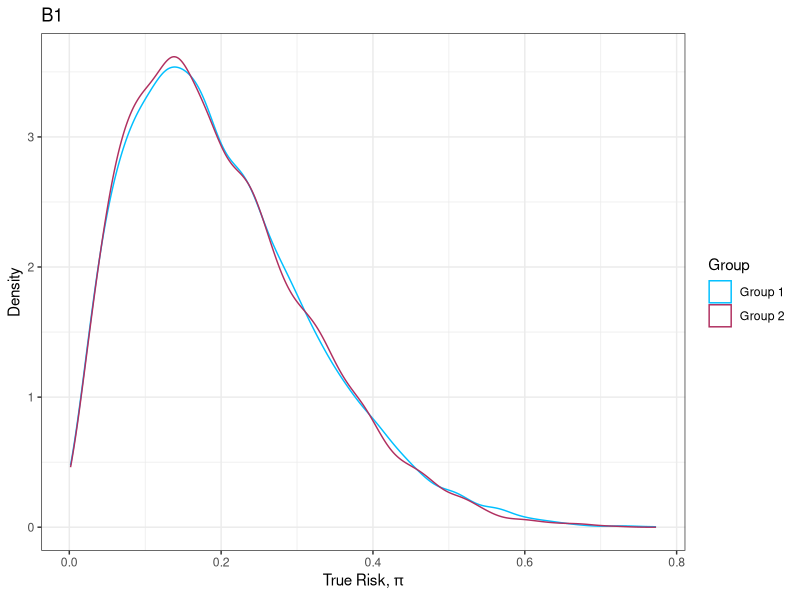
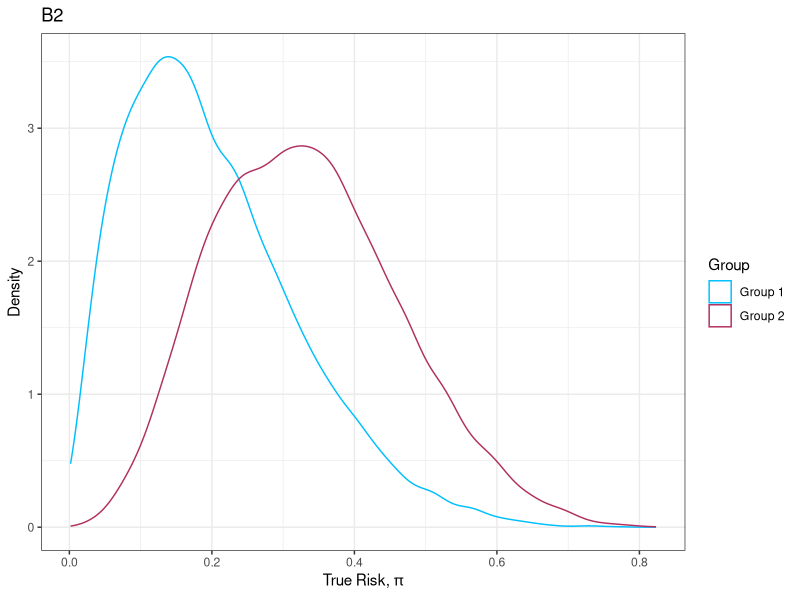
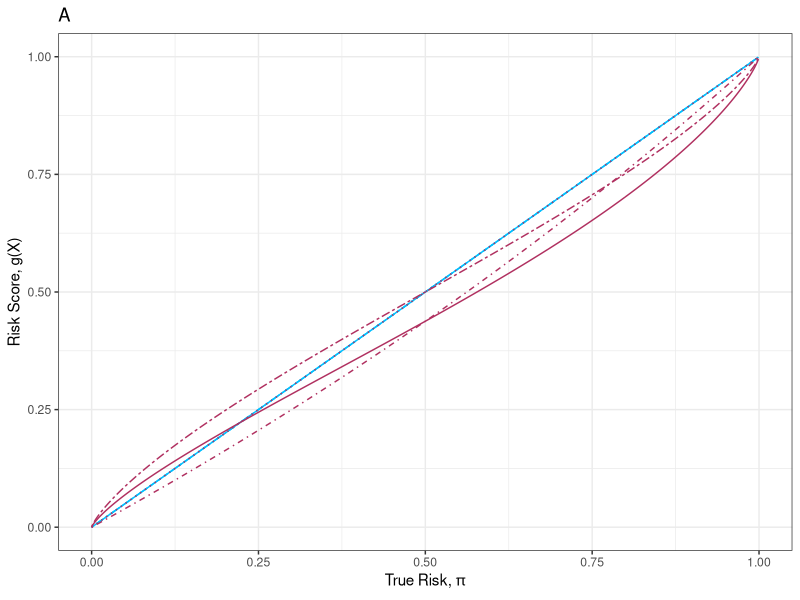
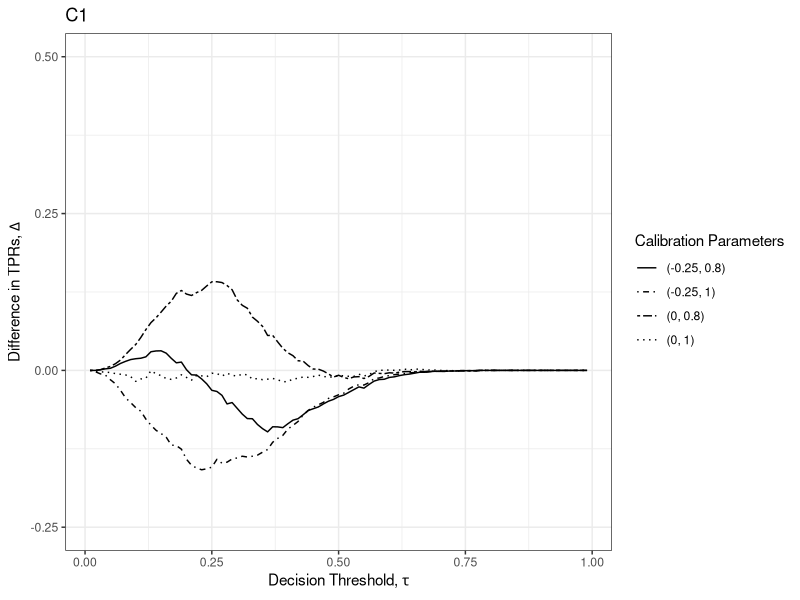
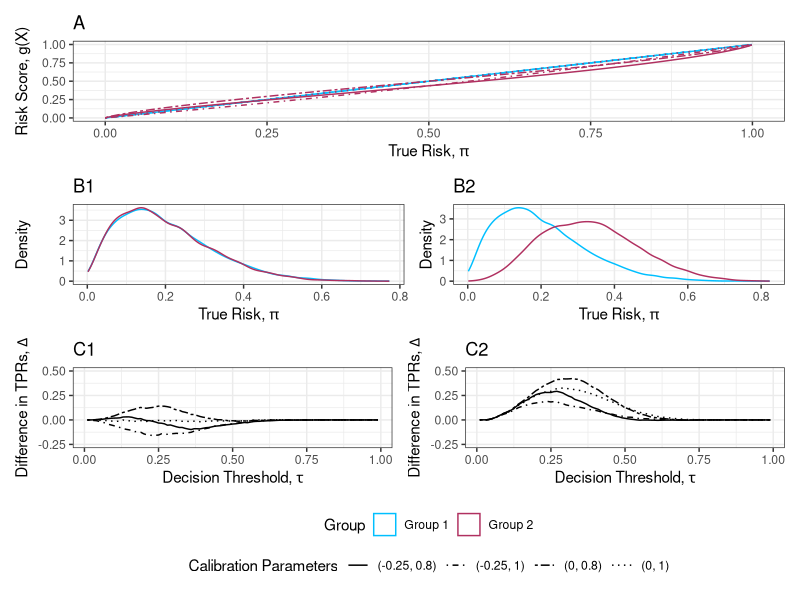
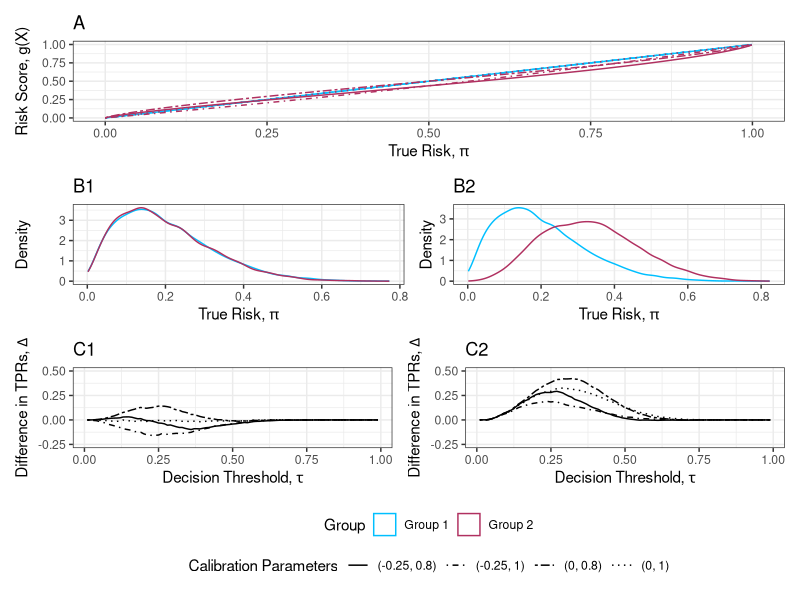

Write R code to recreate these figures, in order.
## ---- chunk 1
knitr::opts_chunk$set(echo = TRUE)
## ---- chunk 2
library(dplyr)
library(ggplot2)
library(patchwork)
## ---- chunk 3
set.seed(336)

N = 10000

pi1 <- rbeta(N,2,8)
pi2.eq <- rbeta(N,2,8)
pi2.uneq <- rbeta(N,4,8)

eps1 <- rnorm(N,0,0.1)
eps2a <- rnorm(N,0,0.1)
eps2b <- rnorm(N,0,0.2)

scene22.eqvar <- data.frame(s = rep(1:2,each = N)
                      ,pi = c(pi1,pi2.eq))

scene22.eqvar$y <- rbinom(2*N,1,scene22.eqvar$pi)


scene24.eqvar <- data.frame(s = rep(1:2,each = N)
                      ,pi = c(pi1,pi2.uneq))

scene24.eqvar$y <- rbinom(2*N,1,scene24.eqvar$pi)

scene24.eqvar <- scene24.eqvar %>%
                    mutate(color= if_else(s == 1,'Group 1','Group 2'))
dens24 <- scene24.eqvar %>%
            ggplot(aes(pi, group = s,color=color)) +
            geom_density() + 
            xlab(expression(paste("True Risk, ",pi))) + 
            ylab("Density") +
            scale_color_manual(name='Group',values = c('Group 1' = 'deepskyblue', 'Group 2' = 'maroon')) +
            scale_linetype_manual(name='EstimateType',values = c('Adjusted' = 'dashed', 'Naive' = 'dotted', 'Benchmark' = 'solid'))  + 
            theme_bw() +
            ggtitle("B2")
     
          
dens22 <- scene22.eqvar %>%
            mutate(color = if_else(s == 1,'Group 1','Group 2')) %>%
            ggplot(aes(pi, group = s,color=color)) +
            geom_density() +
            xlab(expression(paste("True Risk, ",pi))) + 
            ylab("Density") +
            scale_color_manual(name='Group',values = c('Group 1' = 'deepskyblue', 'Group 2' = 'maroon')) + 
            theme_bw() + 
            ggtitle("B1")

dens22; dens24
## ---- chunk 4
    
logit <- function(z){
  log(z/(1-z))
}
cloglog <- function(z){
  log(-log(1-z))
}
expit <- function(z){
  exp(z)/(1+exp(z))
}

caldf = NULL
for(theta.b in c( 0.8, 1)){
  for(theta.a in c(0,-0.25)){
    
    pi.range = seq(0,1,0.001)
    logit.gX_logit = theta.a + theta.b*logit(pi.range) 
      
    thisfit <- data.frame(pi = pi.range
                          , gX1_logit = expit(logit(pi.range))
                          , gX2_logit = expit(logit.gX_logit)
                          , theta.a =theta.a
                          , theta.b = theta.b) %>%
               mutate(theta2 = paste0("(",theta.a,",",theta.b,")") )
    
    caldf <- caldf %>%
                bind_rows(thisfit)
    }
  }
## ---- chunk 5
panelA <- caldf %>%
    mutate(h.theta =paste0("(",theta.a,", ",theta.b,")")
             ,fairness = if_else(theta2 == '(1,0)',"fair","unfair")
             ,Group= '2') %>%
        ggplot(aes(pi,gX1_logit, group = h.theta, linetype = h.theta))+ 
            geom_line(color='deepskyblue',show.legend=FALSE) + 
        geom_line(aes(pi,gX2_logit, group = h.theta ,linetype=h.theta),color='maroon',show.legend = FALSE) + 
            ylab("Risk Score, g(X)") + 
            xlab(expression(paste("True Risk, ",pi))) + 
            ggtitle("A")+
            ylim(c(0,1))  +
            theme_bw() +
            scale_linetype_manual(name = 'Calibration Parameters',
                                  values = c('(-0.25, 0.8)' = 'solid'
                                             , '(-0.25, 1)' = 'dotdash'
                                             , '(0, 0.8)' = 'twodash'
                                             , '(0, 1)' = 'dotted'))  

panelA
## ---- chunk 6
TPRplot <- function(data
                    , tau = seq(0.01,0.99,0.01)
                    , theta.a
                    , theta.b
                    , h){
        TPRs <- NULL
          for(a in theta.a){
            for(b in theta.b){
            print(paste("a = ",a,"; b = ",b))
              
              if(h == "logit"){
                  thisrun <- data %>%
                            filter(s==1) %>%
                            mutate(gX = expit(logit(pi)) ) %>%
                            bind_rows(data %>% filter(s == 2) %>%
                                      mutate(gX = expit(a +  b * logit(pi))))
                  
              }else if(h == 'cloglog'){
                  thisrun <- data %>%
                            filter(s==1) %>%
                            mutate(gX = expit(cloglog(pi)) ) %>%
                          bind_rows(data %>% filter(s == 2) %>%
                                      mutate(gX = expit(a + b * cloglog(pi))))
              }# close else-if
              
              thisTPR <- NULL
              for(Tau in tau){
                  tpr <- thisrun %>%
                            group_by(s) %>%
                            mutate(highrisk = if_else(gX > Tau,1,0)) %>%
                            dplyr::summarise(num = mean(y * highrisk)
                                      ,denom =  mean(y)) %>%
                            mutate(TPR = num/denom) %>%
                            pull(TPR)
                  
                  otpr = data.frame(h=h,a=a, b=b, tau = Tau,TPR1 = tpr[1],TPR2 = tpr[2])
                  thisTPR <- thisTPR %>%
                            bind_rows(otpr)
                } # close loop - tau
              
             thisTPR <- thisTPR %>%
                  mutate(DeltaTPR = TPR2 - TPR1)
   
              TPRs <- TPRs %>%
                  bind_rows(thisTPR)
            } # close loop - theta.b
          } # close loop - theta.a
  return(TPRs)
} # close function
L1_22 = TPRplot(scene22.eqvar,theta.b = c(1,0.8), theta.a = c(0,-0.25), h = "logit")             

L1_24 = TPRplot(scene24.eqvar,theta.b = c(1,0.8), theta.a = c(0,-0.25), h = "logit")             

TPRs_L1_alpha22 =  L1_22 %>%
                # mutate(h.theta =paste0(a," + ",b,"*logit(pi)") ) %>%
                mutate(h.theta =paste0("(",a,", ",b,")") ) %>%
                ggplot(aes(tau,DeltaTPR,group=h.theta,linetype=h.theta)) + 
                #geom_point() + 
                geom_line() +
                ylim(c(-0.25,0.5)) +
                xlab(expression(paste("Decision Threshold, ",tau))) +
                ylab(expression(paste("Difference in TPRs, ",Delta))) +
                ggtitle("C1") +
                theme_bw() +
                #labs(linetype = "logit{g(X)}=")
            #    labs(linetype = 'Calibration Parameters')+
            scale_linetype_manual(name = 'Calibration Parameters',
                                  values = c('(-0.25, 0.8)' = 'solid'
                                             , '(-0.25, 1)' = 'dotdash'
                                             , '(0, 0.8)' = 'twodash'
                                             , '(0, 1)' = 'dotted')) 
TPRs_L1_alpha22

TPRs_L1_alpha24 =  L1_24 %>%
                #mutate(h.theta =paste0(a," + ",b,"*logit(pi)") ) %>%
                mutate(h.theta =paste0("(",a,", ",b,")") ) %>%
                ggplot(aes(tau,DeltaTPR,group=h.theta,linetype=h.theta)) + 
                geom_line() +
                ylim(c(-0.25,0.5)) +
                xlab(expression(paste("Decision Threshold, ",tau))) +
                ylab(expression(paste("Difference in TPRs, ",Delta))) +
                ggtitle("C2") +
                theme_bw() +  
                scale_linetype_manual(name = 'Calibration Parameters',
                                  values = c('(-0.25, 0.8)' = 'solid'
                                             , '(-0.25, 1)' = 'dotdash'
                                             , '(0, 0.8)' = 'twodash'
                                             , '(0, 1)' = 'dotted')) 
## ---- chunk 7
panelA / (dens22 | dens24) / (TPRs_L1_alpha22 + TPRs_L1_alpha24) + plot_layout(guides ='collect') & theme(legend.position = 'bottom', legend.direction = 'horizontal', legend.box = 'vertical', legend.spacing.y = unit(1,"pt"))
ggsave(file="aTPR-illustration-5panel.eps",dpi=300,height=7,width=6) 
